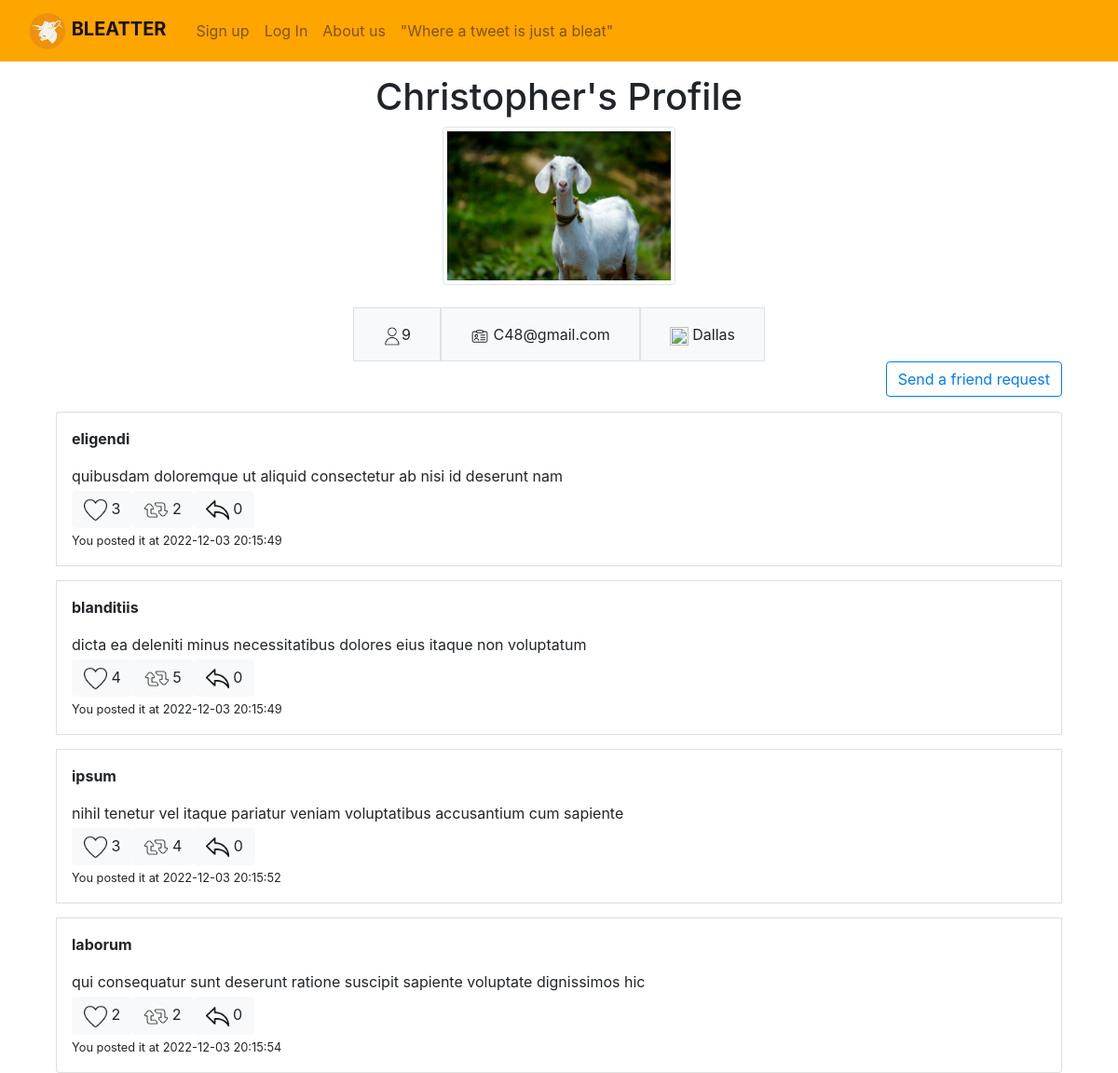
The app's page /profile/1 with its own data.
### Main.py (models this page shows, shortened)
class User(db.Model):
    __tablename__ = "User"
    id = db.Column(db.Integer, primary_key=True)
    username = db.Column(db.String(24))
    email = db.Column(db.String(64))
    pwd = db.Column(db.String(64))
    location = db.Column(db.String(64))
    bleats = db.relationship(
        "Bleat", passive_deletes=True, cascade="all, delete")

class Bleat(db.Model):
    __tablename__ = "Bleat"
    id = db.Column(db.Integer, primary_key=True)
    title = db.Column(db.String(256))
    content = db.Column(db.String(256))
    author_id = db.Column(db.Integer, db.ForeignKey(
        "User.id", ondelete='CASCADE'), nullable=False)
    like = db.Column(db.Integer)
    retweet = db.Column(db.Integer)
    reply = db.Column(db.Integer)
    date = db.Column(db.String(256), nullable=False)

### Main.py (the view)
@app.route("/profile/<int:ID>", methods=["GET"])
def profile_user(ID):
    if request.method == "GET":
        users = User.query.all()
        user_searched = User.query.filter_by(id=ID).first()
        nb_friends = Relationship.query.filter(
            (Relationship.userID1 == ID) & (Relationship.pending == True)).count()
        username = user_searched.username
        email = user_searched.email
        location = user_searched.location
        bleats = user_searched.bleats
        messages = LinkedList()
        for t in bleats:
            messages.insert_at_end(t)
        return render_template("profile.html", id=ID, my_account=False, email=email, nb_friends=nb_friends, username=username, location=location, messages=messages.to_list())

### Main.py (called while the page is built)
@event.listens_for(Engine, "connect")
def _set_sqlite_pragma(dbapi_connection, connection_record):
    if isinstance(dbapi_connection, SQLite3Connection):
        cursor = dbapi_connection.cursor()
        cursor.execute("PRAGMA foreign_keys=ON;")
        cursor.close()

### data_struct.py (called while the page is built)
    def to_list(self):
        l = []
        if self.head is None:
            return l
        node = self.head
        while node:
            l.append(node.data)
            node = node.next_node
        return l

    def insert_beginning(self, data):
        if self.head is None:
            self.head = Node(data, None)
            self.last_node = self.head
            return
        new_node = Node(data, self.head)
        self.head = new_node

    def insert_at_end(self, data):
        if self.head is None:
            self.insert_beginning(data)
            return
        self.last_node.next_node = Node(data, None)
        self.last_node = self.last_node.next_node

### templates/profile.html (shortened to what this page needs)
{% extends 'base.html' %}
{% block main %}
<h1 class="text-center">{{username}}'s Profile</h1>
<div class="container">
    <figure class="text-center">
        <img src="{{url_for('static', filename='goat2.jpeg')}}" class="figure-img img-fluid img-thumbnail" alt="A goat"
            height="250px" width="250px">
    </figure>
    <div class="row g-2 justify-content-md-center">
        <div class="p-3 border bg-light">
            <div class="col">
                <img src="{{url_for('static', filename='icon_profile.png')}}" height="20px" width="20px">{{nb_friends}}
            </div>
        </div>
        <div class="p-3 border bg-light">
            <div class="col">
                <img src="{{url_for('static', filename='id-card.png')}}" height="20px" width="20px">
                {{email}}
            </div>
        </div>
        <div class="p-3 border bg-light">
            <div class="col">
                <img src="https://cdn-icons-png.flaticon.com/512/17/17736.png" height="20px" width="20px">
                {{location}}
            </div>
        </div>
    </div>
    {% if my_account %}
    <div class="text-right p-3">
        <button type="button" class="btn btn-info" data-toggle="modal" data-target="#delete_profile">
            Delete account
        </button>
    </div>
    {% else %}
    <form action="/user/friend_request/{{id}}" method="post">
        <div class="d-grid gap-2 d-md-flex justify-content-md-end">
            <button class="btn btn-outline-primary" type="submit" name="friend_request">Send a friend
                request</button>
        </div>
    </form>
    {% endif %}
    <ul class="list-group">
        {%for b in messages%}
        <li class="list-group-item flex-column align-items-start mt-3 shadow p-3 ">
            <p><b>{{b.title}}</b></p>
            <p class="mb-1">{{b.content}}</p>
            <div class="btn-group" role="group" aria-label="Basic example">
                <form action="/my_profile/{{b.id}}/like" method="GET">
                    <button class="btn btn-light">
                        <img src="{{url_for('static', filename='like.png')}}" alt="like_icon" height="25" width="25">
                        {{b.like}}
                    </button>
                </form>
                <form action="/my_profile/{{b.id}}/rebleat" method="GET">
                    <button class="btn btn-light">
                        <img src="{{url_for('static', filename='rebleat.png')}}" alt="rebleat_icon" height="25"
                            width="25">
                        {{b.retweet}}
                    </button>
                </form>
                <form action="/my_profile/{{b.id}}/reply" method="GET">
                    <button class="btn btn-light">
                        <img src="{{url_for('static', filename='reply.png')}}" alt="reply_icon" height="25" width="25">
                        {{b.reply}}
                    </button>
                </form>
            </div>
            <div class="text-left">
                {% if b.author_id != id %}
                <small>posted it at {{b.date}}</small>
                <small>click <a href="/profile/{{b.author_id}}"> here </a> to see the original author</small>
                {%else%}
                <small>You posted it at {{b.date}}</small>
                {%endif%}
            </div>
        </li>
        {% endfor %}
    </ul>
    {% endblock %}

### templates/base.html (shortened to what this page needs)
<!DOCTYPE html>
<html lang="en">
<head>
    <link rel="stylesheet" href="https://cdn.jsdelivr.net/npm/bootstrap@4.0.0/dist/css/bootstrap.min.css"
>
</head>
<body style="padding-top: 5rem">
    <nav class="navbar navbar-light fixed-top" style="background-color : orange;">
        <div class="container-fluid">
            <ul class="navbar-nav mr-3">
                <li class="nav-item">
                    <a class="navbar-brand" href="/" onclick="goat()">
                        <img src="{{url_for('static', filename='logo1.png')}}" onclick="goat()"
                            class="d-inline-block align-center" width="40" height="40" alt="logo" />
                        <b>BLEATTER</b>
                    </a>
                </li>
            </ul>
            {% if session['current_user'] %}
            <ul class="navbar-nav mr-3">
                <li class="nav-item">
                    <a class="nav-link active" href="/home_page">Home<span class="sr-only">(current)</span></a>
                </li>
            </ul>
            <ul class="navbar-nav mr-3">
                <li class="nav-item">
                    <a class="nav-link active" href="/my_profile">Profile<span class="sr-only">(current)</span></a>
                </li>
            </ul>
            <ul class="navbar-nav mr-3">
                <li class="nav-item">
                    <a class="nav-link active" href="/post_a_bleat">Post a bleat<span
                            class="sr-only">(current)</span></a>
                </li>
            </ul>
            <ul class="navbar-nav mr-3">
                <li class="nav-item">
                    <a class="nav-link active" href="/user/friends">Friends<span class="sr-only">(current)</span></a>
                </li>
            </ul>
            <ul class="navbar-nav mr-3">
                <li class="nav-item">
                    <a class="nav-link active" href="/logout">Log out<span class="sr-only">(current)</span></a>
                </li>
            </ul>
            {% else %}
            <ul class="navbar-nav mr-3">
                <li class="nav-item">
                    <a class=" nav-link" href="/signup">Sign up</a>
                </li>
            </ul>
            <ul class="navbar-nav mr-3">
                <li class="nav-item">
                    <a class="nav-link" href="/signin">Log In</a>
                </li>
            </ul>
            {% endif %}
            <ul class="navbar-nav mr-3">
                <li class="navbar-item">
                    <a class="nav-link" href="/about">About us</a>
                </li>
            </ul>
            <ul class="navbar-nav mr-auto">
                <li class="nav-item">
                    <span class="navbar-text ">
                        "Where a tweet is just a bleat"
                    </span>
                </li>
            </ul>
        </div>
    </nav>
    <main class="container">
        {% block main %}
        {% endblock %}
    </main>
</body>
</html>

### records on screen
User: username "Christopher", email "C48@gmail.com", location "Dallas"
Bleat: title "eligendi", content "quibusdam doloremque ut aliquid consectetur ab nisi id deserunt nam", like "3", retweet "2", reply "0", date "2022-12-03 20:15:49"
Bleat: title "blanditiis", content "dicta ea deleniti minus necessitatibus dolores eius itaque non voluptatum", like "4", retweet "5", reply "0", date "2022-12-03 20:15:49"
Bleat: title "ipsum", content "nihil tenetur vel itaque pariatur veniam voluptatibus accusantium cum sapiente", like "3", retweet "4", reply "0", date "2022-12-03 20:15:52"
Bleat: title "laborum", content "qui consequatur sunt deserunt ratione suscipit sapiente voluptate dignissimos hic", like "2", retweet "2", reply "0", date "2022-12-03 20:15:54"

### other values on screen
{{ nb_friends }} "9"
